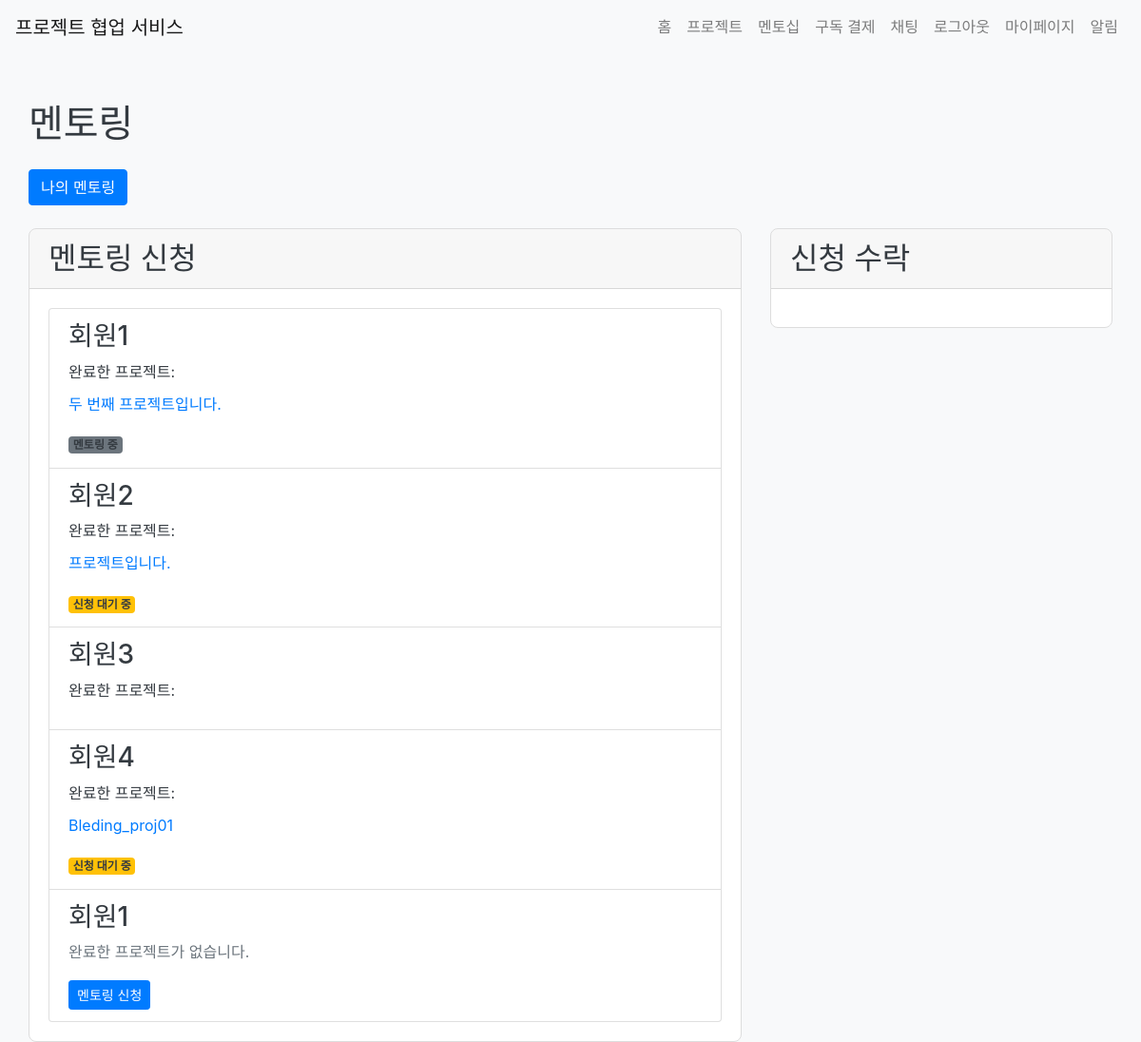
The page /mentorship/ (signed in) on the database its author committed.
### app/models.py (models this page shows)
class User(UserMixin, db.Model):
    id = db.Column(db.Integer, primary_key=True)
    name = db.Column(db.String(100), nullable=False)
    email = db.Column(db.String(120), unique=True, nullable=False)
    password = db.Column(db.String(255), nullable=False)
    bio = db.Column(db.Text)
    chat_rooms = db.relationship('ChatRoom', secondary='chat_room_participant', back_populates='participants')
    chat_room_participants = db.relationship('ChatRoomParticipant', back_populates='user')
    notifications = db.relationship('Notification', back_populates='user', lazy=True)
    projects = db.relationship('Project', secondary='project_participant', back_populates='participants')
    subscription = db.relationship('Subscription', back_populates='subscriber', uselist=False)
    created_projects = db.relationship('Project', back_populates='client', lazy=True, foreign_keys='Project.client_id')
    mentees = db.relationship('User',
                              secondary=mentorship_mentor,
                              primaryjoin=(mentorship_mentor.c.mentor_id == id),
                              secondaryjoin=(mentorship_mentor.c.mentee_id == id),
                              backref=db.backref('mentors', lazy='dynamic'),
                              lazy='dynamic')
    pending_mentees = db.relationship('User',
                                    secondary=mentorship_mentee,
                                    primaryjoin=(mentorship_mentee.c.mentor_id == id),
                                    secondaryjoin=(mentorship_mentee.c.mentee_id == id),
                                    backref=db.backref('pending_mentors', lazy='dynamic'),
                                    lazy='dynamic')
    project_participants = db.relationship('ProjectParticipant', back_populates='user', lazy=True)

class Project(db.Model):
    id = db.Column(db.Integer, primary_key=True)
    title = db.Column(db.String(100), nullable=False)
    description = db.Column(db.Text, nullable=False)
    start_date = db.Column(db.Date, nullable=False)
    end_date = db.Column(db.Date, nullable=False)
    created_at = db.Column(db.DateTime, default=datetime.utcnow)
    client_id = db.Column(db.Integer, db.ForeignKey('user.id'), nullable=False)
    client = db.relationship('User', back_populates='created_projects')
    completed = db.Column(db.Boolean, default=False)
    participants = db.relationship('User', secondary='project_participant', back_populates='projects', overlaps="project_participants")
    project_participants = db.relationship('ProjectParticipant', back_populates='project', lazy=True, overlaps="participants,projects")
    progresses = db.relationship('ProjectProgress', back_populates='project', lazy=True)  # 새로운 관계 추가
    overview = db.Column(db.Text)
    requirements = db.Column(db.Text)
    flowchart = db.Column(db.Text)
    timeline = db.Column(db.Text)
    github_repo = db.Column(db.String(200))

### app/views/mentorship.py (the view)
@bp.route('/')
@login_required
def index():
    users = User.query.all()
    request_form = RequestMentorshipForm()
    accept_form = AcceptMentorshipForm()
    return render_template('mentorship/index.html', users=users, request_form=request_form, accept_form=accept_form)

### app/forms.py
class RequestMentorshipForm(FlaskForm):
    submit = SubmitField('멘토링 신청')

class AcceptMentorshipForm(FlaskForm):
    submit = SubmitField('멘토링 수락')

### app/__init__.py (called while the page is built)
@login_manager.user_loader
def load_user(user_id):
    if user_id is not None:
        return User.query.get(int(user_id))
    return None

### app/templates/mentorship/index.html (shortened to what this page needs)
{% extends "base.html" %}
{% block extra_css %}
    <link rel="stylesheet" href="{{ url_for('static', filename='css/components/cards.css') }}">
    <link rel="stylesheet" href="{{ url_for('static', filename='css/pages/mentorship.css') }}">
{% endblock %}
{% block content %}
<div class="container mt-5">
    <h1 class="mb-4">멘토링</h1>
    <a href="{{ url_for('mentorship.my_mentoring') }}" class="btn btn-primary mb-4">나의 멘토링</a>
    <div class="row">
        <div class="col-md-8">
            <div class="card mentorship-card">
                <div class="card-header">
                    <h2 class="mb-0">멘토링 신청</h2>
                </div>
                <div class="card-body">
                    <div class="list-group">
                        {% for user in users %}
                            <div class="list-group-item mentorship-item">
                                <h3 class="mb-2">{{ user.name }}</h3>
                                {% if user.created_projects %}
                                    <p class="mb-2">완료한 프로젝트:</p>
                                    <ul class="list-unstyled project-list">
                                        {% for project in user.created_projects|selectattr('completed') %}
                                            <li>
                                                <a href="{{ url_for('project.detail', project_id=project.id) }}" class="project-link">{{ project.title }}</a>
                                            </li>
                                        {% endfor %}
                                    </ul>
                                {% else %}
                                    <p class="text-muted">완료한 프로젝트가 없습니다.</p>
                                {% endif %}
                                {% if user != current_user %}
                                    {% if user in current_user.mentors %}
                                        <span class="badge bg-secondary">멘토링 중</span>
                                    {% elif user not in current_user.pending_mentors %}
                                        <form action="{{ url_for('mentorship.request_mentorship', mentor_id=user.id) }}" method="post" class="mt-2">
                                            {{ request_form.submit(class="btn btn-primary btn-sm") }}
                                        </form>
                                    {% else %}
                                        <span class="badge bg-warning">신청 대기 중</span>
                                    {% endif %}
                                {% endif %}
                            </div>
                        {% endfor %}
                    </div>
                </div>
            </div>
        </div>
        <div class="col-md-4">
            <div class="card mentorship-card">
                <div class="card-header">
                    <h2 class="mb-0">신청 수락</h2>
                </div>
                <div class="card-body">
                </div>
            </div>
        </div>
    </div>
</div>
{% endblock %}

### app/templates/base.html (shortened to what this page needs)
<!DOCTYPE html>
<html lang="ko">
    <head>
        <link rel="stylesheet" href="https://maxcdn.bootstrapcdn.com/bootstrap/4.5.2/css/bootstrap.min.css">
        <link rel="stylesheet" href="https://cdn.jsdelivr.net/npm/bootstrap-select@1.13.14/dist/css/bootstrap-select.min.css">
        <link rel="stylesheet" href="{{ url_for('static', filename='css/main.css') }}">
        <link rel="stylesheet" href="https://cdnjs.cloudflare.com/ajax/libs/font-awesome/5.15.3/css/all.min.css">
        {% block extra_css %}{% endblock %}
    </head>
<body>
    <nav class="navbar navbar-expand-lg navbar-light bg-light">
        <a class="navbar-brand" href="/">프로젝트 협업 서비스</a>
        <div class="collapse navbar-collapse" id="navbarNav">
            <ul class="navbar-nav ml-auto">
                <li class="nav-item">
                    <a class="nav-link" href="{{ url_for('main.index') }}">홈</a>
                </li>
                <li class="nav-item">
                    <a class="nav-link" href="{{ url_for('project.list_projects') }}">프로젝트</a>
                </li>
                {% if current_user.is_authenticated %}
                <li class="nav-item">
                    <a class="nav-link" href="{{ url_for('mentorship.index') }}">멘토십</a>
                </li>
                <li class="nav-item">
                    <a class="nav-link" href="{{ url_for('payments.subscribe') }}">구독 결제</a>
                </li>
                <li class="nav-item">
                    <a class="nav-link" href="{{ url_for('chat.chat_list') }}">채팅</a>
                </li>
                <li class="nav-item">
                    <a class="nav-link" href="{{ url_for('auth.logout') }}">로그아웃</a>
                </li>
                <li class="nav-item">
                    <a class="nav-link" href="{{ url_for('mypage.index') }}">마이페이지</a>
                </li>
                <li class="nav-item">
                    <a class="nav-link" href="{{ url_for('notification.index') }}">
                        알림
                    </a>
                </li>
                {% endif %}
            </ul>
        </div>
    </nav>
    <div class="container mt-4">
        {% block content %}{% endblock %}
    </div>
</body>
</html>

### app/static/css/main.css (style rules this page uses)
:root { --primary-color: #007bff; --secondary-color: #6c757d; --success-color: #28a745; --danger-color: #dc3545; --warning-color: #ffc107; --info-color: #17a2b8; --light-color: #f8f9fa; --dark-color: #343a40; --font-family-sans-serif: -apple-system, BlinkMacSystemFont, "Segoe UI", Roboto, "Helvetica Neue", Arial, sans-serif; --font-family-monospace: SFMono-Regular, Menlo, Monaco, Consolas, "Liberation Mono", "Courier New", monospace; }
* { margin: 0; padding: 0; box-sizing: border-box; }
body { font-family: var(--font-family-sans-serif); line-height: 1.6; color: var(--dark-color); background-color: var(--light-color); }
.container { width: 100%; max-width: 1200px; margin: 0 auto; padding: 0 15px; }
a { color: var(--primary-color); text-decoration: none; }

### app/static/css/components/cards.css (style rules this page uses)
.card { position: relative; display: flex; flex-direction: column; min-width: 0; word-wrap: break-word; background-color: #fff; background-clip: border-box; border: 1px solid rgba(0, 0, 0, 0.125); border-radius: 0.25rem; }
.card-body { flex: 1 1 auto; padding: 1.25rem; }
.card-header { padding: 0.75rem 1.25rem; margin-bottom: 0; background-color: rgba(0, 0, 0, 0.03); border-bottom: 1px solid rgba(0, 0, 0, 0.125); }

### app/static/css/pages/mentorship.css (style rules this page uses)
.mentorship-card { border: 1px solid #ddd; border-radius: 8px; overflow: hidden; transition: all 0.3s ease; }

### rows shown on the page
User: name "회원1", shows "멘토링 중"
Project: title "두 번째 프로젝트입니다."
User: name "회원2", shows "신청 대기 중"
Project: title "프로젝트입니다."
User: name "회원3", shows "완료한 프로젝트:"
User: name "회원4", shows "신청 대기 중"
Project: title "Bleding_proj01"
User: name "회원1", shows "완료한 프로젝트가 없습니다."
